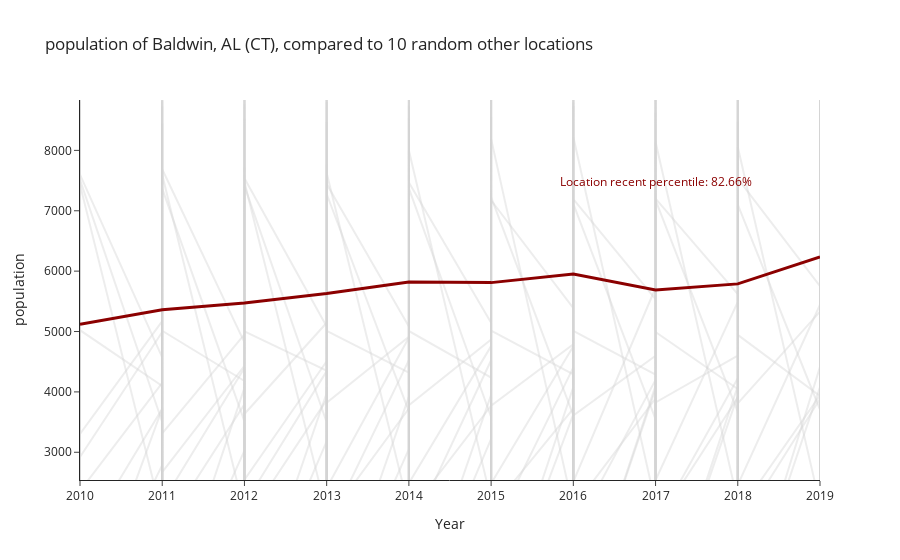

Here is the notebook cell this chart was saved with:
### Markdown cell above
#### How to Use `CTFipsQuery` to Ask Similarity Questions

This notebook demonstrates how to use the `CTFipsQuery` class, which is similar to `FipsQuery` but operates at the census tract level rather than the county level. All functionalities remain the same. The key differences are as follows:

- FIPS numbers are longer than those for counties, as they have 11 digits.
- The `CTFipsQuery` class accepts the `ct_time_period` argument, which is a string that can be either 'pre_2020' or 'post_2020'. This argument indicates the time period for which the data should be retrieved. The default value is 'pre_2020', reflecting the distinct definitions of Census tracts before and after 2020.
- GeoNames are not unique, as they represent the county where the Census Tract is located, and each county contains multiple Census Tracts.

For additional guidance, please refer to the `similarity_demo.ipynb` notebook.

### Code cell
f = CTFipsQuery(1003010903, "population")  
f.compare_my_outcome_to_others(sample_size=sample_size, range_multiplier=10)

### Figure 1 — Plotly figure (JSON) as saved in the notebook; plotly's stock layout.template omitted (floating-point values rounded to 4 significant figures; data arrays with more than 128 entries replaced by an {"elided": "..."} marker saying what was removed)
{"data": [{"line": {"color": "lightgray"}, "mode": "lines", "name": "Houston, AL (CT)", "opacity": 0.4, "showlegend": false, "text": "Houston, AL (CT)", "textposition": "top right", "type": "scatter", "x": {"elided": "220 int values"}, "y": {"elided": "220 int values"}}, {"line": {"color": "lightgray"}, "mode": "lines", "name": "Mariposa, CA (CT)", "opacity": 0.4, "showlegend": false, "text": "Mariposa, CA (CT)", "textposition": "top right", "type": "scatter", "x": [2010, 2010, 2010, 2010, 2010, 2010, 2011, 2011, 2011, 2011, 2011, 2011, 2012, 2012, 2012, 2012, 2012, 2012, 2013, 2013, 2013, 2013, 2013, 2013, 2014, 2014, 2014, 2014, 2014, 2014, 2015, 2015, 2015, 2015, 2015, 2015, 2016, 2016, 2016, 2016, 2016, 2016, 2017, 2017, 2017, 2017, 2017, 2017, 2018, 2018, 2018, 2018, 2018, 2018, 2019, 2019, 2019, 2019, 2019, 2019], "y": [3515, 2995, 3648, 3860, 2810, 1462, 3721, 2876, 3624, 3613, 2784, 1672, 3796, 2789, 3191, 4142, 2468, 1807, 3867, 2716, 3197, 4083, 2332, 1866, 3725, 2584, 3174, 3890, 2578, 1995, 3770, 2546, 3083, 3830, 2504, 2056, 3721, 2577, 3008, 3612, 2640, 2087, 3891, 2607, 3040, 3627, 2692, 1801, 3907, 2674, 2827, 3578, 2837, 1717, 3883, 2576, 2857, 3771, 2631, 1702]}, {"line": {"color": "lightgray"}, "mode": "lines", "name": "Stanislaus, CA (CT)", "opacity": 0.4, "showlegend": false, "text": "Stanislaus, CA (CT)", "textposition": "top right", "type": "scatter", "x": {"elided": "940 int values"}, "y": {"elided": "940 int values"}}, {"line": {"color": "lightgray"}, "mode": "lines", "name": "Duval, FL (CT)", "opacity": 0.4, "showlegend": false, "text": "Duval, FL (CT)", "textposition": "top right", "type": "scatter", "x": {"elided": "1730 int values"}, "y": {"elided": "1730 int values"}}, {"line": {"color": "lightgray"}, "mode": "lines", "name": "Franklin, FL (CT)", "opacity": 0.4, "showlegend": false, "text": "Franklin, FL (CT)", "textposition": "top right", "type": "scatter", "x": [2010, 2010, 2010, 2010, 2011, 2011, 2011, 2011, 2012, 2012, 2012, 2012, 2013, 2013, 2013, 2013, 2014, 2014, 2014, 2014, 2015, 2015, 2015, 2015, 2016, 2016, 2016, 2016, 2017, 2017, 2017, 2017, 2018, 2018, 2018, 2018, 2019, 2019, 2019, 2019], "y": [3935, 2888, 2288, 2359, 4150, 2798, 2415, 2168, 4396, 2793, 2217, 2139, 4344, 3063, 2429, 1718, 4526, 2936, 2554, 1620, 4524, 3017, 2465, 1622, 4407, 2986, 2648, 1664, 4199, 2982, 2709, 1785, 4227, 2935, 2585, 1989, 3943, 3100, 2719, 2049]}, {"line": {"color": "lightgray"}, "mode": "lines", "name": "Hillsborough, FL (CT)", "opacity": 0.4, "showlegend": false, "text": "Hillsborough, FL (CT)", "textposition": "top right", "type": "scatter", "x": {"elided": "3160 int values"}, "y": {"elided": "3160 int values"}}, {"line": {"color": "lightgray"}, "mode": "lines", "name": "Morris, NJ (CT)", "opacity": 0.4, "showlegend": false, "text": "Morris, NJ (CT)", "textposition": "top right", "type": "scatter", "x": {"elided": "1000 int values"}, "y": {"elided": "1000 int values"}}, {"line": {"color": "lightgray"}, "mode": "lines", "name": "Portage, OH (CT)", "opacity": 0.4, "showlegend": false, "text": "Portage, OH (CT)", "textposition": "top right", "type": "scatter", "x": {"elided": "350 int values"}, "y": {"elided": "350 int values"}}, {"line": {"color": "lightgray"}, "mode": "lines", "name": "Dallas, TX (CT)", "opacity": 0.4, "showlegend": false, "text": "Dallas, TX (CT)", "textposition": "top right", "type": "scatter", "x": {"elided": "5280 int values"}, "y": {"elided": "5280 int values"}}, {"line": {"color": "lightgray"}, "mode": "lines", "name": "Stevens, WA (CT)", "opacity": 0.4, "showlegend": false, "text": "Stevens, WA (CT)", "textposition": "top right", "type": "scatter", "x": [2010, 2010, 2010, 2010, 2010, 2010, 2010, 2010, 2010, 2010, 2010, 2010, 2011, 2011, 2011, 2011, 2011, 2011, 2011, 2011, 2011, 2011, 2011, 2011, 2012, 2012, 2012, 2012, 2012, 2012, 2012, 2012, 2012, 2012, 2012, 2012, 2013, 2013, 2013, 2013, 2013, 2013, 2013, 2013, 2013, 2013, 2013, 2013, 2014, 2014, 2014, 2014, 2014, 2014, 2014, 2014, 2014, 2014, 2014, 2014, 2015, 2015, 2015, 2015, 2015, 2015, 2015, 2015, 2015, 2015, 2015, 2015, 2016, 2016, 2016, 2016, 2016, 2016, 2016, 2016, 2016, 2016, 2016, 2016, 2017, 2017, 2017, 2017, 2017, 2017, 2017, 2017, 2017, 2017, 2017, 2017, 2018, 2018, 2018, 2018, 2018, 2018, 2018, 2018, 2018, 2018, 2018, 2018, 2019, 2019, 2019, 2019, 2019, 2019, 2019, 2019, 2019, 2019, 2019, 2019], "y": [1819, 7733, 4522, 2705, 2354, 2111, 2407, 2874, 1676, 2901, 4637, 7432, 1925, 7523, 4349, 2766, 2259, 2322, 2568, 2873, 1534, 3175, 4512, 7595, 2013, 7722, 4218, 2704, 2365, 2335, 2525, 2947, 1577, 3422, 4195, 7475, 1999, 7771, 4028, 2770, 2273, 2343, 2487, 3018, 1601, 3521, 4075, 7627, 2064, 7637, 3634, 2730, 2241, 2558, 2510, 2941, 1612, 3508, 4109, 7997, 2204, 7302, 3463, 2754, 2231, 2466, 2546, 3174, 1568, 3753, 3896, 8191, 2064, 7192, 3584, 2574, 2414, 2548, 2519, 3134, 1620, 3758, 4116, 8221, 2145, 6899, 3525, 2753, 2416, 2509, 2458, 3311, 1681, 3702, 4319, 8140, 2187, 6763, 3926, 2781, 2443, 2420, 2438, 3381, 1540, 3759, 4521, 8055, 2135, 7322, 4308, 2753, 2552, 2433, 2424, 3398, 1501, 3695, 4328, 7806]}, {"line": {"color": "darkred", "width": 3}, "mode": "lines", "name": "Baldwin, AL (CT)", "showlegend": false, "text": "Baldwin, AL (CT)", "textposition": "top right", "type": "scatter", "x": [2010, 2011, 2012, 2013, 2014, 2015, 2016, 2017, 2018, 2019], "y": [5120, 5361, 5473, 5628, 5820, 5810, 5953, 5688, 5789, 6235]}], "layout": {"annotations": [{"font": {"color": "darkred", "size": 12}, "showarrow": false, "text": "Location recent percentile: 82.66%", "x": 2017, "y": 7482}], "title": {"text": "population of Baldwin, AL (CT), compared to 10 random other locations"}, "xaxis": {"title": {"text": "Year"}}, "yaxis": {"range": [2541.0, 8835.0], "title": {"text": "population"}}}}
